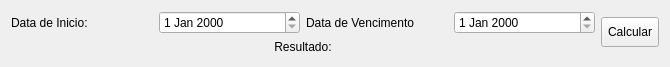
<?xml version="1.0" encoding="UTF-8"?>
<ui version="4.0">
 <class>Dialog</class>
 <widget class="QDialog" name="Dialog">
  <property name="geometry">
   <rect>
    <x>0</x>
    <y>0</y>
    <width>670</width>
    <height>67</height>
   </rect>
  </property>
  <property name="windowTitle">
   <string>Calculadora de Datas</string>
  </property>
  <layout class="QGridLayout" name="gridLayout_2">
   <item row="0" column="0">
    <layout class="QGridLayout" name="gridLayout">
     <item row="0" column="0">
      <layout class="QHBoxLayout" name="horizontalLayout">
       <property name="sizeConstraint">
        <enum>QLayout::SetDefaultConstraint</enum>
       </property>
       <item>
        <widget class="QLabel" name="label">
         <property name="text">
          <string>Data de Inicio:</string>
         </property>
        </widget>
       </item>
       <item>
        <widget class="QDateEdit" name="cp_dataInicio"/>
       </item>
       <item>
        <widget class="QLabel" name="label_2">
         <property name="text">
          <string>Data de Vencimento</string>
         </property>
        </widget>
       </item>
       <item>
        <widget class="QDateEdit" name="cp_dataFim"/>
       </item>
      </layout>
     </item>
     <item row="2" column="0">
      <widget class="QLabel" name="lb_resultado">
       <property name="text">
        <string>Resultado:</string>
       </property>
       <property name="textFormat">
        <enum>Qt::PlainText</enum>
       </property>
       <property name="alignment">
        <set>Qt::AlignCenter</set>
       </property>
      </widget>
     </item>
    </layout>
   </item>
   <item row="0" column="1">
    <widget class="QToolButton" name="bt_calc">
     <property name="enabled">
      <bool>true</bool>
     </property>
     <property name="minimumSize">
      <size>
       <width>0</width>
       <height>30</height>
      </size>
     </property>
     <property name="toolTip">
      <string>Calcular a Diferença Entre Datas</string>
     </property>
     <property name="text">
      <string>Calcular</string>
     </property>
    </widget>
   </item>
   <item row="1" column="0">
    <spacer name="verticalSpacer">
     <property name="orientation">
      <enum>Qt::Vertical</enum>
     </property>
     <property name="sizeHint" stdset="0">
      <size>
       <width>20</width>
       <height>17</height>
      </size>
     </property>
    </spacer>
   </item>
  </layout>
 </widget>
 <resources/>
 <connections/>
</ui>
